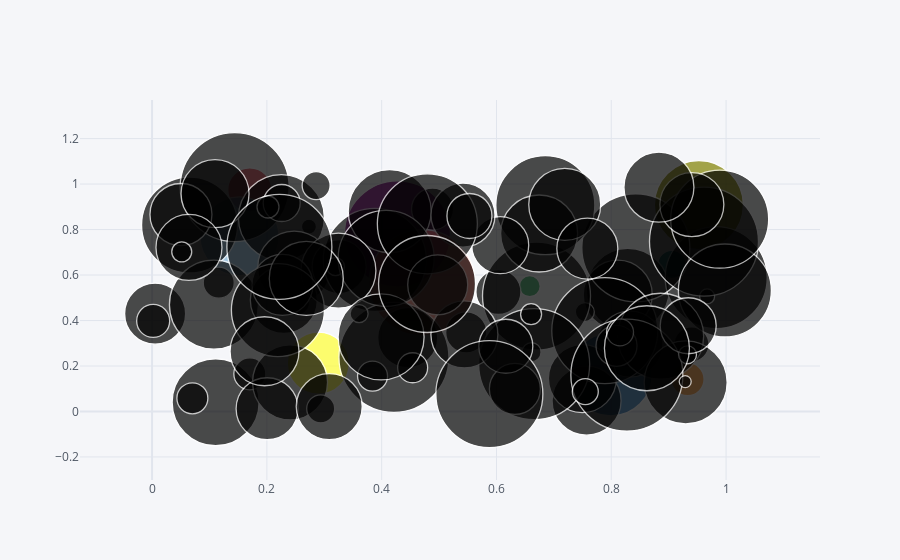

The notebook cell this image was saved under:
### Markdown cell above
- buble: grafico de dispersão

### Code cell
df.iplot(kind='bubble',x='A',y='B',size='C')
